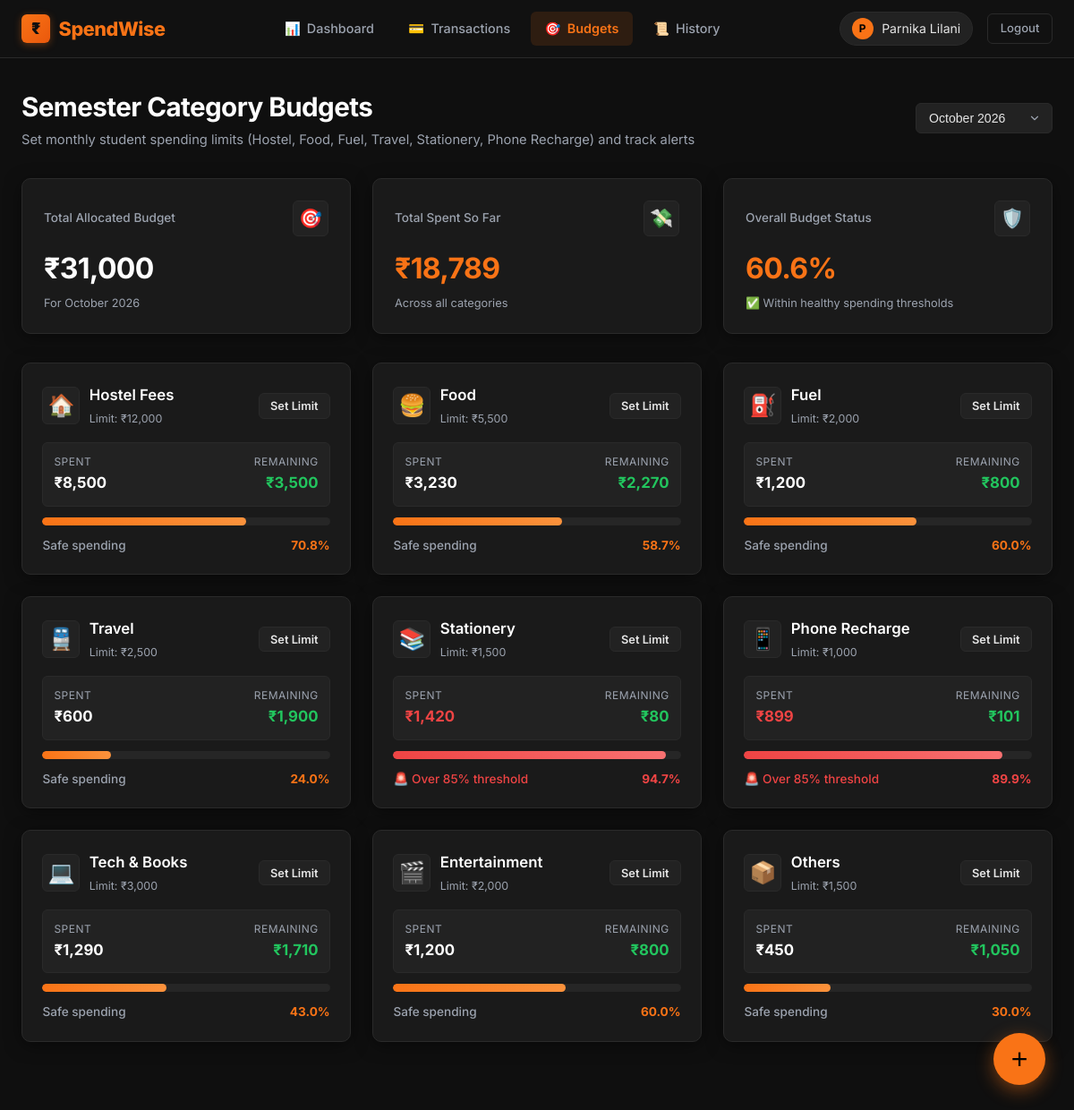
The page /budgets (signed in) on the database its author committed.
### tables this page shows
CREATE TABLE users (
        id INTEGER PRIMARY KEY AUTOINCREMENT,
        name TEXT NOT NULL,
        email TEXT UNIQUE NOT NULL,
        password_hash TEXT NOT NULL,
        created_at TIMESTAMP DEFAULT CURRENT_TIMESTAMP
    );

CREATE TABLE budgets (
        id INTEGER PRIMARY KEY AUTOINCREMENT,
        user_id INTEGER NOT NULL,
        category TEXT NOT NULL,
        limit_amount REAL NOT NULL CHECK(limit_amount >= 0),
        month INTEGER NOT NULL,
        year INTEGER NOT NULL,
        created_at TIMESTAMP DEFAULT CURRENT_TIMESTAMP,
        UNIQUE(user_id, category, month, year),
        FOREIGN KEY (user_id) REFERENCES users (id) ON DELETE CASCADE
    );

### app.py (the view)
@app.route('/budgets')
@login_required
def budgets():
    db = get_db()
    user_id = session['user_id']
    today = datetime.date.today()
    selected_month_param = request.args.get('month', '').strip()
    if selected_month_param:
        try:
            year_val, month_val = map(int, selected_month_param.split('-'))
        except ValueError:
            year_val, month_val = today.year, today.month
    else:
        year_val, month_val = today.year, today.month
    selected_month_str = f"{year_val:04d}-{month_val:02d}"
    cursor = db.cursor()
    cursor.execute("""
        SELECT category, SUM(amount) as total_spent
        FROM transactions
        WHERE user_id = ? AND type = 'Expense' AND strftime('%Y-%m', date) = ?
        GROUP BY category
    """, (user_id, selected_month_str))
    spent_map = {row['category']: row['total_spent'] for row in cursor.fetchall()}
    cursor.execute("""
        SELECT category, limit_amount
        FROM budgets
        WHERE user_id = ? AND month = ? AND year = ?
    """, (user_id, month_val, year_val))
    limit_map = {row['category']: row['limit_amount'] for row in cursor.fetchall()}
    cursor.execute("""
        SELECT DISTINCT strftime('%Y-%m', date) as mth
        FROM transactions
        WHERE user_id = ?
        ORDER BY mth DESC
    """, (user_id,))
    available_months = [row['mth'] for row in cursor.fetchall()]
    if selected_month_str not in available_months:
        available_months.insert(0, selected_month_str)
    categories_data = []
    total_budget_limit = 0
    total_budget_spent = 0
    for cat in EXPENSE_CATEGORIES:
        limit = limit_map.get(cat, 0.0)
        spent = spent_map.get(cat, 0.0)
        total_budget_limit += limit
        total_budget_spent += spent
        percentage = 0.0
        if limit > 0:
            percentage = round((spent / limit) * 100, 1)
        is_exceeded_85 = percentage > 85.0
        remaining = limit - spent
        categories_data.append({
            'category': cat,
            'icon': CATEGORY_ICONS.get(cat, '📦'),
            'limit': limit,
            'spent': spent,
            'remaining': remaining,
            'percentage': percentage,
            'is_exceeded_85': is_exceeded_85
        })
    month_display = datetime.datetime(year_val, month_val, 1).strftime('%B %Y')
    return render_template(
        'budgets.html',
        categories=categories_data,
        selected_month=selected_month_str,
        month_display=month_display,
        year=year_val,
        month=month_val,
        available_months=available_months,
        total_budget_limit=total_budget_limit,
        total_budget_spent=total_budget_spent
    )

### app.py (called while the page is built)
def get_db():
    if 'db' not in g:
        g.db = get_db_connection()
    return g.db

@app.before_request
def ensure_user_in_db():
    user_id = session.get('user_id')
    if user_id:
        try:
            db = get_db()
            cursor = db.cursor()
            cursor.execute("SELECT id FROM users WHERE id = ?", (user_id,))
            if not cursor.fetchone():
                cursor.execute("""
                    INSERT OR IGNORE INTO users (id, name, email, password_hash)
                    VALUES (?, ?, ?, ?)
                """, (
                    user_id,
                    session.get('user_name', 'Student User'),
                    session.get('user_email', f'user{user_id}@spendwise.com'),
                    session.get('user_hash', '')
                ))
                db.commit()
        except Exception:
            pass

def login_required(f):
    @wraps(f)
    def decorated_function(*args, **kwargs):
        if 'user_id' not in session:
            if request.path.startswith('/api/'):
                return jsonify({'success': False, 'error': 'Unauthorized'}), 401
            flash('Please log in to access your student dashboard.', 'warning')
            return redirect(url_for('login', next=request.url))
        return f(*args, **kwargs)
    return decorated_function

@app.context_processor
def inject_globals():
    return {
        'current_user': {
            'id': session.get('user_id'),
            'name': session.get('user_name'),
            'email': session.get('user_email')
        } if 'user_id' in session else None,
        'expense_categories': EXPENSE_CATEGORIES,
        'income_categories': INCOME_CATEGORIES,
        'category_icons': CATEGORY_ICONS,
        'today_str': datetime.date.today().strftime('%Y-%m-%d'),
        'current_month_str': datetime.date.today().strftime('%Y-%m'),
    }

@app.template_filter('currency')
def currency_filter(value):
    try:
        val = float(value)
        if val.is_integer():
            return f"₹{int(val):,}"
        return f"₹{val:,.2f}"
    except (ValueError, TypeError):
        return "₹0"

@app.template_filter('month_name')
def month_name_filter(value):
    try:
        dt = datetime.datetime.strptime(str(value), '%Y-%m')
        return dt.strftime('%B %Y')
    except Exception:
        return str(value)

### templates/budgets.html (shortened to what this page needs)
{% extends 'base.html' %}
{% block content %}
<div class="page-header">
  <div>
    <h1 class="page-title">Semester Category Budgets</h1>
    <p class="page-subtitle">Set monthly student spending limits (Hostel, Food, Fuel, Travel, Stationery, Phone Recharge) and track alerts</p>
  </div>
  <form method="GET" action="{{ url_for('budgets') }}" style="display: flex; align-items: center; gap: 0.5rem;">
    <select name="month" class="filter-select" onchange="this.form.submit()">
      {% for m in available_months %}
      <option value="{{ m }}" {% if selected_month == m %}selected{% endif %}>
        {{ m | month_name }}
      </option>
      {% endfor %}
    </select>
  </form>
</div>
<div class="summary-grid" style="margin-bottom: 2rem;">
  <div class="summary-card">
    <div class="summary-header">
      <span class="summary-label">Total Allocated Budget</span>
      <div class="summary-icon">🎯</div>
    </div>
    <div class="summary-value">{{ total_budget_limit | currency }}</div>
    <div class="summary-subtext">For {{ month_display }}</div>
  </div>
  <div class="summary-card">
    <div class="summary-header">
      <span class="summary-label">Total Spent So Far</span>
      <div class="summary-icon">💸</div>
    </div>
    <div class="summary-value" style="color: var(--accent-orange);">
      {{ total_budget_spent | currency }}
    </div>
    <div class="summary-subtext">Across all categories</div>
  </div>
  <div class="summary-card">
    <div class="summary-header">
      <span class="summary-label">Overall Budget Status</span>
      <div class="summary-icon">🛡️</div>
    </div>
    {% set overall_pct = ((total_budget_spent / total_budget_limit) * 100)|round(1) if total_budget_limit > 0 else 0 %}
    <div class="summary-value" style="color: {% if overall_pct > 85 %}var(--color-red){% else %}var(--accent-orange){% endif %};">
      {{ overall_pct }}%
    </div>
    <div class="summary-subtext">
      {% if overall_pct > 85 %}
      ⚠️ Warning: High budget utilization!
      {% else %}
      ✅ Within healthy spending thresholds
      {% endif %}
    </div>
  </div>
</div>
<div class="budget-grid">
  {% for item in categories %}
  <div class="budget-card" id="card-{{ item.category }}">
    <div>
      <div class="budget-card-header">
        <div class="budget-cat-info">
          <div class="budget-cat-icon">{{ item.icon }}</div>
          <div>
            <h3 class="budget-cat-name">{{ item.category }}</h3>
            <span style="font-size: 0.78rem; color: var(--text-muted);">
              {% if item.limit > 0 %}
                Limit: {{ item.limit | currency }}
              {% else %}
                No limit set yet
              {% endif %}
            </span>
          </div>
        </div>
        <button class="btn btn-secondary btn-sm" data-toggle-limit-form="{{ item.category }}">
          Set Limit
        </button>
      </div>
      <div class="budget-metrics">
        <div class="budget-metric-item">
          <span class="budget-metric-label">Spent</span>
          <span class="budget-metric-value" style="color: {% if item.is_exceeded_85 %}var(--color-red){% else %}var(--text-primary){% endif %};">
            {{ item.spent | currency }}
          </span>
        </div>
        <div class="budget-metric-item" style="text-align: right;">
          <span class="budget-metric-label">Remaining</span>
          <span class="budget-metric-value" style="color: {% if item.remaining >= 0 %}var(--color-green){% else %}var(--color-red){% endif %};">
            {% if item.limit > 0 %}
              {{ item.remaining | currency }}
            {% else %}
              —
            {% endif %}
          </span>
        </div>
      </div>
      <div class="progress-bar-container" title="{{ item.percentage }}% spent">
        {% set capped_width = [item.percentage, 100]|min %}
        <div class="progress-bar-fill {% if item.is_exceeded_85 %}progress-red{% else %}progress-orange{% endif %}"
             style="width: {{ capped_width }}%;"></div>
      </div>
      <div class="budget-status-row">
        <span style="color: {% if item.is_exceeded_85 %}var(--color-red){% else %}var(--text-muted){% endif %};">
          {% if item.is_exceeded_85 %}
            🚨 Over 85% threshold
          {% else %}
            Safe spending
          {% endif %}
        </span>
        <span style="font-weight: 700; color: {% if item.is_exceeded_85 %}var(--color-red){% else %}var(--accent-orange){% endif %};">
          {{ item.percentage }}%
        </span>
      </div>
    </div>
  </div>
  {% endfor %}
</div>
{% endblock %}

### templates/base.html (shortened to what this page needs)
<!DOCTYPE html>
<html lang="en">
<head>
  <link rel="stylesheet" href="{{ url_for('static', filename='css/style.css') }}">
</head>
<body>
  <header class="navbar">
    <div class="nav-container">
      <a href="{{ url_for('dashboard') if current_user else url_for('login') }}" class="brand-logo">
        <span class="brand-icon">₹</span>
        <span>SpendWise</span>
      </a>
      {% if current_user %}
      <ul class="nav-links" id="navLinks">
        <li>
          <a href="{{ url_for('dashboard') }}" class="nav-link {% if request.path == url_for('dashboard') %}active{% endif %}">
            <span>📊</span> Dashboard
          </a>
        </li>
        <li>
          <a href="{{ url_for('transactions') }}" class="nav-link {% if request.path == url_for('transactions') %}active{% endif %}">
            <span>💳</span> Transactions
          </a>
        </li>
        <li>
          <a href="{{ url_for('budgets') }}" class="nav-link {% if request.path == url_for('budgets') %}active{% endif %}">
            <span>🎯</span> Budgets
          </a>
        </li>
        <li>
          <a href="{{ url_for('history') }}" class="nav-link {% if request.path == url_for('history') %}active{% endif %}">
            <span>📜</span> History
          </a>
        </li>
      </ul>
      <div class="nav-user">
        <div class="user-badge" title="{{ current_user.email }}">
          <div class="user-avatar">{{ current_user.name[0]|upper }}</div>
          <span>{{ current_user.name }}</span>
        </div>
        <a href="{{ url_for('logout') }}" class="btn-logout">Logout</a>
      </div>
      {% endif %}
    </div>
  </header>
  <main class="main-content">
    {% block content %}{% endblock %}
  </main>
  {% if current_user %}
  <button class="fab-btn" data-open-add-modal title="Quick Add Transaction" aria-label="Add Transaction">
    +
  </button>
  {% endif %}
</body>
</html>

### rows shown on the page
users: name "Parnika Lilani"
budgets: icon "🏠", category "Hostel Fees", limit "₹12,000", spent "₹8,500", remaining "₹3,500", shows "Safe spending", percentage "70.8"
budgets: icon "🍔", category "Food", limit "₹5,500", spent "₹3,230", remaining "₹2,270", shows "Safe spending", percentage "58.7"
budgets: icon "⛽", category "Fuel", limit "₹2,000", spent "₹1,200", remaining "₹800", shows "Safe spending", percentage "60.0"
budgets: icon "🚆", category "Travel", limit "₹2,500", spent "₹600", remaining "₹1,900", shows "Safe spending", percentage "24.0"
budgets: icon "📚", category "Stationery", limit "₹1,500", spent "₹1,420", remaining "₹80", shows "🚨 Over 85% threshold", percentage "94.7"
budgets: icon "📱", category "Phone Recharge", limit "₹1,000", spent "₹899", remaining "₹101", shows "🚨 Over 85% threshold", percentage "89.9"
budgets: icon "💻", category "Tech & Books", limit "₹3,000", spent "₹1,290", remaining "₹1,710", shows "Safe spending", percentage "43.0"
budgets: icon "🎬", category "Entertainment", limit "₹2,000", spent "₹1,200", remaining "₹800", shows "Safe spending", percentage "60.0"
budgets: icon "📦", category "Others", limit "₹1,500", spent "₹450", remaining "₹1,050", shows "Safe spending", percentage "30.0"

### other values the page prints
{{ current_user.name[0]|upper }} "P"
{{ total_budget_limit | currency }} "₹31,000"
{{ month_display }} "October 2026"
{{ total_budget_spent | currency }} "₹18,789"
{{ overall_pct }} "60.6"
form field month "October 2026"
